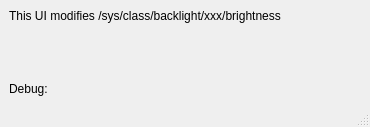
<?xml version="1.0" encoding="UTF-8"?>
<ui version="4.0">
 <class>MainWindow</class>
 <widget class="QMainWindow" name="MainWindow">
  <property name="geometry">
   <rect>
    <x>0</x>
    <y>0</y>
    <width>370</width>
    <height>127</height>
   </rect>
  </property>
  <property name="minimumSize">
   <size>
    <width>0</width>
    <height>127</height>
   </size>
  </property>
  <property name="windowTitle">
   <string>MainWindow</string>
  </property>
  <widget class="QWidget" name="centralwidget">
   <layout class="QVBoxLayout" name="verticalLayout">
    <item>
     <widget class="QLabel" name="label">
      <property name="text">
       <string>This UI modifies /sys/class/backlight/xxx/brightness</string>
      </property>
     </widget>
    </item>
    <item>
     <widget class="QWidget" name="sliders_widget" native="true">
      <property name="sizePolicy">
       <sizepolicy hsizetype="Preferred" vsizetype="Expanding">
        <horstretch>0</horstretch>
        <verstretch>1</verstretch>
       </sizepolicy>
      </property>
     </widget>
    </item>
    <item>
     <layout class="QHBoxLayout" name="horizontalLayout" stretch="0,1">
      <item>
       <widget class="QLabel" name="mesg_label_2">
        <property name="text">
         <string>Debug: </string>
        </property>
       </widget>
      </item>
      <item>
       <widget class="QLabel" name="mesg_label">
        <property name="text">
         <string/>
        </property>
       </widget>
      </item>
     </layout>
    </item>
   </layout>
  </widget>
  <widget class="QStatusBar" name="statusbar"/>
  <widget class="QMenuBar" name="menubar">
   <property name="geometry">
    <rect>
     <x>0</x>
     <y>0</y>
     <width>370</width>
     <height>22</height>
    </rect>
   </property>
  </widget>
 </widget>
 <resources/>
 <connections/>
</ui>
